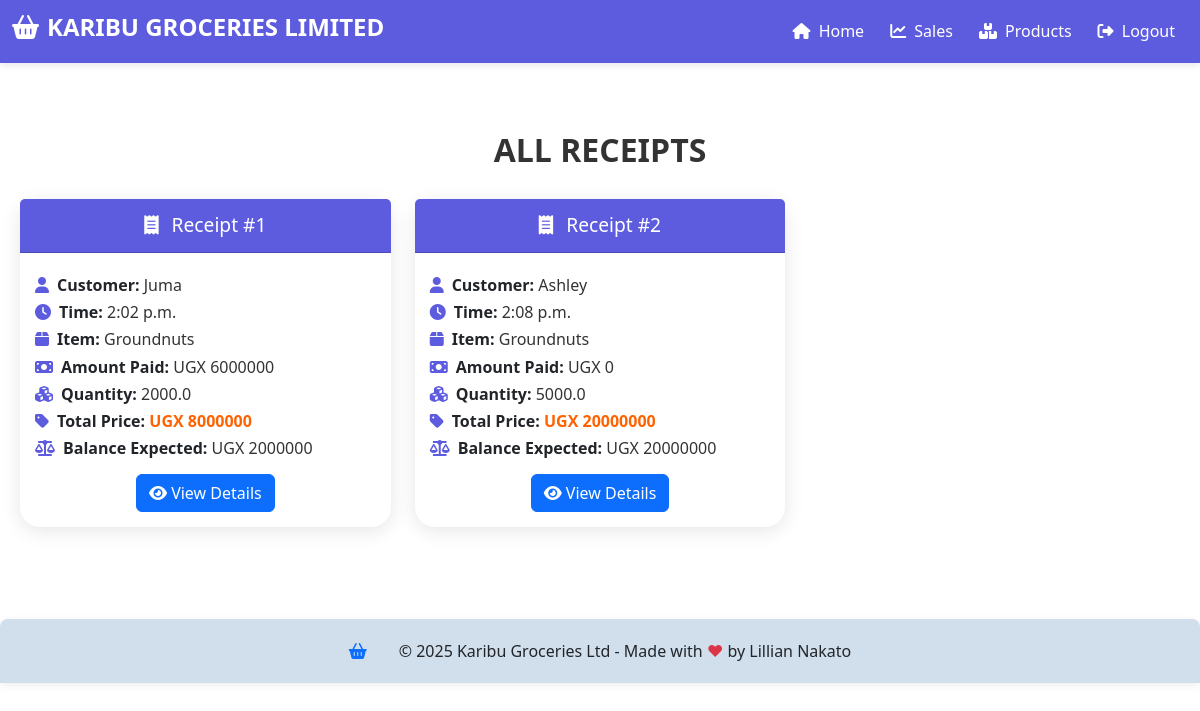
Page /receipt/ (signed in) on the committed database.
### kgl_app/models.py (models this page shows, shortened)
class Sale(models.Model):
    product = models.CharField(max_length=50, blank=False, null=False)
    branch = models.ForeignKey(Branch, on_delete=models.CASCADE, blank=False, null=False,default='')
    quantity = models.FloatField(default=0)
    amount_received = models.IntegerField(default=0)
    customer_name = models.CharField(max_length=50)
    salesagent = models.CharField(max_length=50)
    unit_price = models.FloatField(default=2)
    date = models.DateField(auto_now_add=True)
    time = models.TimeField(auto_now_add=True)
    def get_total(self):
        total = self.quantity * self.unit_price
        return int(total)
    def get_change(self):
        change = self.get_total() - self.amount_received
        return abs(int(change))

### kgl_app/views.py (the view)
# urls.py: path('receipt/', views.receipt, name='receipt'),
@login_required
def receipt(request):
    if not (request.user.is_owner or request.user.is_manager):
        return HttpResponseForbidden("You are not authorized to perform this action.")
    if request.user.is_owner:
        sales = Sale.objects.all().order_by('id')
    else:
        sales = Sale.objects.filter(branch=request.user.branch).order_by('id')
    return render(request, "kgl_app/receipt.html", {'sales': sales})

### kgl_app/templates/kgl_app/receipt.html (shortened to what this page needs)
{% extends 'kgl_app/base.html' %}
{% load static %}
{% block content %}
<link rel="stylesheet" href="{% static 'css/receipt.css' %}">
    <div class="container my-5">
        <h1 class="text-center">ALL RECEIPTS</h1>
        <div class="row">
            {% for sale in sales %}
            <div class="col-lg-4 col-md-6 mb-4">
                <div class="card h-100">
                    <div class="card-header">
                        <i class="fas fa-receipt me-2"></i> Receipt #{{ sale.id }}
                    </div>
                    <div class="card-body">
                        <div class="details-section">
                            <h5><i class="fas fa-user icon"></i><strong>Customer:</strong>
                                <span class="highlight">{{ sale.customer_name }}</span>
                            </h5>
                            <h5><i class="fas fa-clock icon"></i><strong>Time:</strong>
                                <span class="highlight">{{ sale.time }}</span>
                            </h5>
                            <h5><i class="fas fa-box icon"></i><strong>Item:</strong>
                                <span class="highlight">{{ sale.product }}</span>
                            </h5>
                            <h5><i class="fas fa-money-bill icon"></i><strong>Amount Paid:</strong>
                                <span class="highlight">UGX {{ sale.amount_received }}</span>
                            </h5>
                            <h5><i class="fas fa-cubes icon"></i><strong>Quantity:</strong>
                                <span class="highlight">{{ sale.quantity }}</span>
                            </h5>
                            <h5 class="total-price"><i class="fas fa-tag icon"></i><strong>Total Price:</strong>
                                <span class="highlight">UGX {{ sale.get_total }}</span>
                            </h5>
                            <h5><i class="fas fa-balance-scale icon"></i><strong>Balance Expected:</strong>
                                <span class="highlight">UGX {{ sale.get_change }}</span>
                            </h5>
                        </div>
                        <div class="text-center mt-3">
                            <a href="{% url 'receipt_detail' sale.id %}" class="btn btn-primary">
                                <i class="fas fa-eye"></i> View Details
                            </a>
                        </div>
                    </div>
                </div>
            </div>
            {% empty %}
            <div class="col-12">
                <div class="alert alert-warning text-center">
                    <i class="fas fa-exclamation-triangle me-2"></i> No receipts found. Add sales to see receipts!
                </div>
            </div>
            {% endfor %}
        </div>
    </div>
{% endblock %}

### kgl_app/static/css/receipt.css (style rules this page uses)
:root { --primary-color: #5D5CDE; --secondary-color: #FF9F67; --light-bg: #FFFFFF; --dark-bg: #181818; --dark-text: #F5F5F5; --border-radius: 8px; --black: #000000; --orange: #FF6200; }
.container { max-width: 1200px; margin: 0 auto; padding: 20px; }
h1.text-center { font-size: 2rem; font-weight: 600; color: #333; margin-bottom: 30px; }
.card { border: none; border-radius: 20px; box-shadow: 0 4px 20px rgba(0, 0, 0, 0.1); transition: transform 0.3s; background-color: var(--light-bg); }
.card-header { background-color: var(--primary-color); color: white; font-size: 1.2rem; font-weight: 500; border-radius: 20px 20px 0 0; text-align: center; padding: 12px; }
.card-body { padding: 15px; }
.details-section h5 { font-size: 1rem; font-weight: 400; margin: 8px 0; }
.details-section .highlight { font-weight: 500; color: #333; }
.details-section .total-price .highlight { font-weight: 600; color: var(--orange); }
.icon { margin-right: 8px; color: var(--primary-color); }

### rows in the picture
Sale: id "1", customer_name "Juma", time "2:02 p.m.", product "Groundnuts", amount_received "6000000", quantity "2000.0", get_total "8000000", get_change "2000000"
Sale: id "2", customer_name "Ashley", time "2:08 p.m.", product "Groundnuts", amount_received "0", quantity "5000.0", get_total "20000000", get_change "20000000"
